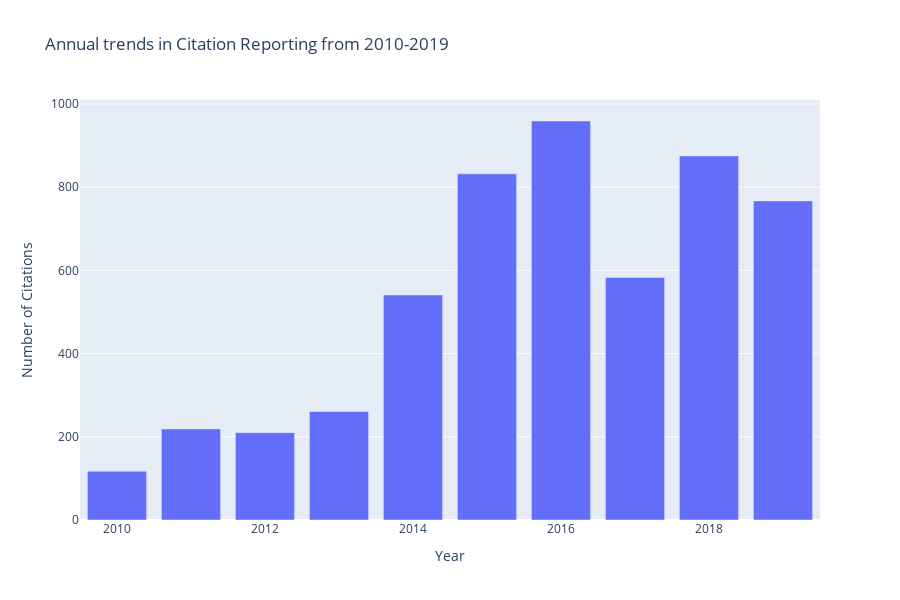

The cell this chart's notebook holds for it:
### Code cell
barchart_bar

### Figure 1 — Plotly figure (JSON) as saved in the notebook; plotly's stock layout.template omitted (floating-point values rounded to 4 significant figures)
{"data": [{"alignmentgroup": "True", "hoverlabel": {"namelength": 0}, "hovertemplate": "<b>%{hovertext}</b><br><br>Year=%{x}<br>Number of Citations=%{y}", "hovertext": [117, 219, 210, 261, 541, 832, 959, 583, 875, 767], "legendgroup": "", "marker": {"color": "#636efa"}, "name": "", "offsetgroup": "", "orientation": "v", "showlegend": false, "textposition": "auto", "type": "bar", "x": [2010, 2011, 2012, 2013, 2014, 2015, 2016, 2017, 2018, 2019], "xaxis": "x", "y": [117, 219, 210, 261, 541, 832, 959, 583, 875, 767], "yaxis": "y"}], "layout": {"barmode": "relative", "height": 600, "legend": {"tracegroupgap": 0}, "title": {"text": "Annual trends in Citation Reporting from 2010-2019"}, "xaxis": {"anchor": "y", "domain": [0, 1], "title": {"text": "Year"}}, "yaxis": {"anchor": "x", "domain": [0, 1], "title": {"text": "Number of Citations"}}}}
